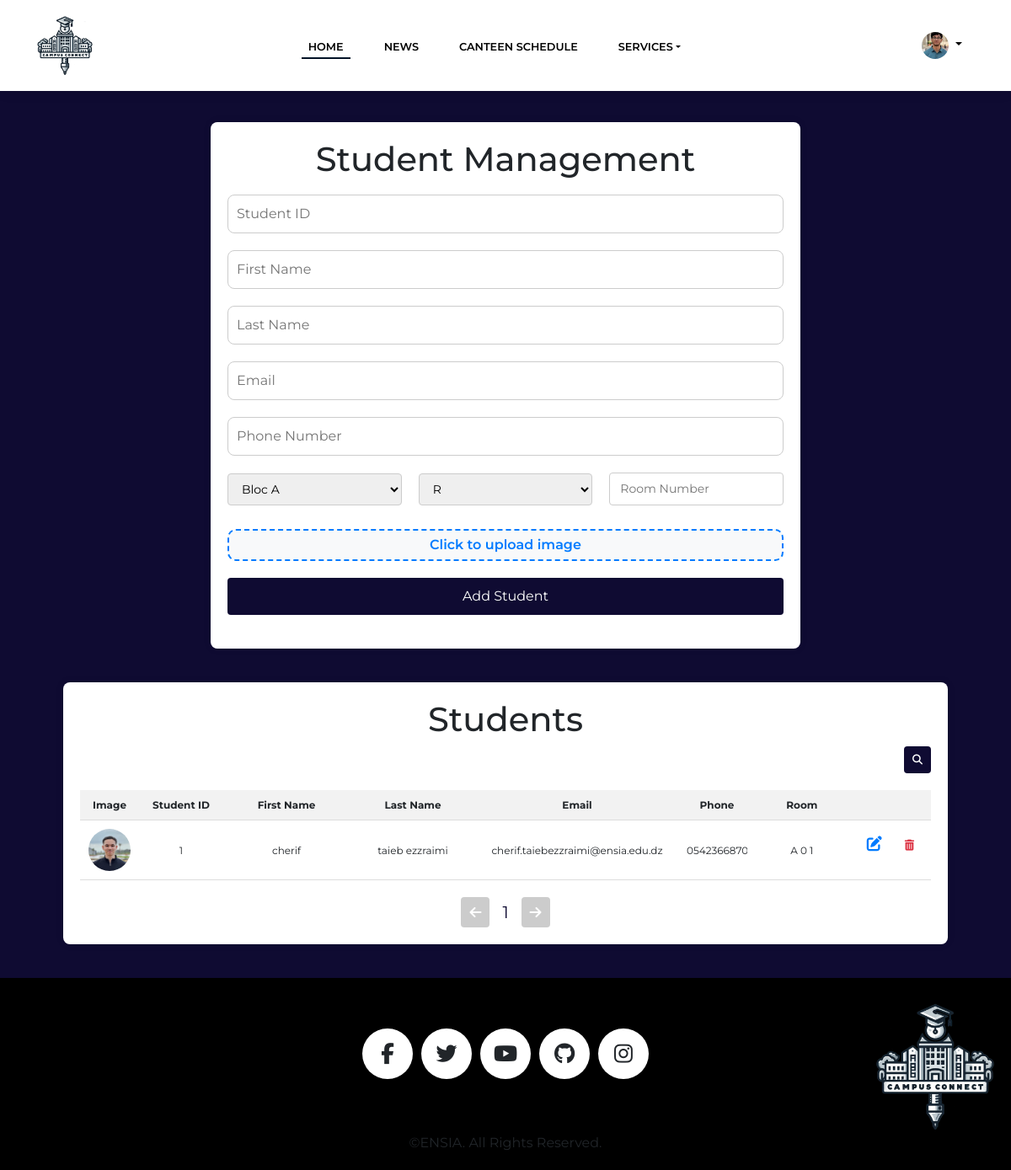
Screenshot of /crudstud.php (signed in) with the database file from the repository.
### tables this page shows
CREATE TABLE `employee` (
  `Id` varchar(255) NOT NULL,
  `firstName` varchar(100) NOT NULL,
  `lastName` varchar(100) NOT NULL,
  `Email` varchar(255) NOT NULL,
  `Role` varchar(50) NOT NULL,
  `Password` varchar(255) NOT NULL,
  `img_path` varchar(1000) NOT NULL,
  `Phone` varchar(50) DEFAULT NULL
);

CREATE TABLE `student` (
  `Id` varchar(255) NOT NULL,
  `firstName` varchar(100) NOT NULL,
  `lastName` varchar(100) NOT NULL,
  `Email` varchar(255) NOT NULL,
  `Password` varchar(255) NOT NULL,
  `roomId` int(11) DEFAULT NULL,
  `img_path` varchar(200) NOT NULL,
  `phone` varchar(50) DEFAULT NULL
);

CREATE TABLE `block` (
  `Id` int(11) NOT NULL,
  `blockName` varchar(100) NOT NULL
);

CREATE TABLE `floor` (
  `Id` int(11) NOT NULL,
  `FloorNumber` int(11) NOT NULL,
  `BlockID` int(11) NOT NULL
);

CREATE TABLE `room` (
  `Id` int(11) NOT NULL,
  `FloorID` int(11) NOT NULL,
  `RoomNumber` int(11) NOT NULL,
  `blockid` int(11) NOT NULL
);

### crudstud.php (the view, shortened to what this page needs)
<?php
require 'headerAdmin.php';
$query = "SELECT s.Id, s.firstName, s.lastName, s.Email, s.phone, s.img_path,
          b.blockName, f.FloorNumber, r.RoomNumber
          FROM student s
          LEFT JOIN room r ON s.roomId = r.Id
          LEFT JOIN floor f ON r.FloorID = f.Id
          LEFT JOIN block b ON f.BlockID = b.Id";
$result = $conn->query($query);
?>
<!DOCTYPE html>
<html data-bs-theme="light" lang="en">
<head>
    <link rel="stylesheet" href="assets/bootstrap/css/bootstrap.min.css">
    <link rel="stylesheet" href="assets/fonts/simple-line-icons.min.css">
    <link rel="stylesheet" href="assets/css/styles.css">
    <link rel="stylesheet" href="assets/css/crud.css">
    <link rel="stylesheet" href="https://cdnjs.cloudflare.com/ajax/libs/font-awesome/6.6.0/css/all.min.css" />
</head>
<body>
    <div class="container2">
        <h1>Student Management</h1>
        <form action="addstud.php" method="post" class="student-form" id="student" enctype="multipart/form-data">
    <input type="text" placeholder="Student ID" name="StudentID" id="ID">
    <input type="text" placeholder="First Name" name="firstName">
    <input type="text" placeholder="Last Name" name="lastName">
    <input type="text" placeholder="Email" name="email">
    <input type="tel" placeholder="Phone Number" name="phone">
    <div class="room-group">
        <select name="bloc">
            <option value="A" selected>Bloc A</option>
        </select>
        <select name="floor">
            <option value="0">R</option>
        </select>
        <input type="number" name="room" placeholder="Room Number" min="1" max="100">
    </div>
    <div class="form-group mt-2">
        <label for="file" class="custom-file-upload">
            <div class="text" id="upload-text">
                <span>Click to upload image</span>
            </div>
        </label>
    </div>
    <button type="submit" class="btn_submit" id="student">Add Student</button>
</form>
    </div>
    <div class="container3">
        <table>
            <h1>Students</h1>
            <div class="search-container">
                <button type="button" class="search-icon"><i class="fas fa-search"></i></button>
            </div>
            <thead>
                <tr>
                    <th>Image</th>
                    <th>Student ID</th>
                    <th>First Name</th>
                    <th>Last Name</th>
                    <th>Email</th>
                    <th>Phone</th>
                    <th>Room</th>
                    <th></th>
                </tr>
            </thead>
            <tbody id="student-table-body">
                <?php while ($student = $result->fetch_assoc()) : ?>
                <tr>
                    <td><img src="<?php echo htmlspecialchars($student['img_path']); ?>" alt="Student Image" class="student-img"></td>
                    <td><input type="text" class="tableinput idinput" value="<?php echo htmlspecialchars($student['Id']); ?>" disabled></td>
                    <td><input type="text" class="tableinput name" value="<?php echo htmlspecialchars($student['firstName']); ?>" disabled></td>
                    <td><input type="text" class="tableinput name Lname" value="<?php echo htmlspecialchars($student['lastName']); ?>" disabled></td>
                    <td><input type="text" class="tableinput emailinput" value="<?php echo htmlspecialchars($student['Email']); ?>" disabled></td>
                    <td><input type="text" class="tableinput phone" value="<?php echo htmlspecialchars($student['phone']); ?>" disabled></td>
                    <td><input type="text" class="tableinput roominput" value="<?php echo htmlspecialchars($student['blockName']) . ' ' . htmlspecialchars($student['FloorNumber']) . ' ' . htmlspecialchars($student['RoomNumber']); ?>" disabled></td>
                    <td>
                        <div class="button-container">
                            <a href="editstud.php?userId=<?php echo htmlspecialchars($student['Id']); ?>" class="btn edit"><i class="fas fa-edit"></i></a>
                            <form action="deletestud.php" method="POST" onsubmit="return confirm('Are you sure you want to delete this student?')">
                                <button type="submit" id="deleteButton" class="delete"><i class="fas fa-trash-alt"></i></button>
                            </form>
                        </div>
                    </td>
                </tr>
                <?php endwhile; ?>
            </tbody>
        </table>
        <div class="pagination">
            <button id="prevpage" disabled><i class="fas fa-arrow-left"></i></button>
            <span id="page-num">1</span>
            <button id="nextpage"><i class="fas fa-arrow-right"></i></button>
        </div>
    </div>
    <?php include 'footer.php' ?>
</body>
</html>

### headerAdmin.php (shortened to what this page needs)
<?php
$userid = $_SESSION['user']['Id'] ;
if ($userid && $_SESSION['user']['isStud'] === false) {
    require 'db_connection.php';
    $stmt = $conn->prepare("SELECT img_path FROM employee WHERE Id = ?");
    $stmt->bind_param("i", $userid);
    $stmt->execute();
    $result = $stmt->get_result();
    $user = $result->fetch_assoc();
    if ($user && isset($user['img_path'])) {
        $imgPath = $user['img_path'];
    }
}else {
    die("you are student hhhhh");
}
?>
<header>
    <nav class="navbar navbar-expand-lg fixed-top bg-body clean-navbar">
        <div class="container">
            <a class="navbar-brand-logo" href="#">
                <img class="logo_img" src="assets/img/logo.png" alt="Brand Logo">
            </a>
            <div class="collapse navbar-collapse" id="navcol-1">
    <ul class="navbar-nav mx-auto">
        <?php if ($_SESSION['user']['Role'] === 'Admin'): ?>
            <li class="nav-item active"><a class="nav-link" href="AdminHome.php">Home</a></li>
            <li class="nav-item"><a class="nav-link" href="AdminNews.php">News</a></li>
            <li class="nav-item"><a class="nav-link" href="CanteenManagement.php">Canteen Schedule</a></li>
            <li class="nav-item dropdown">
                <a class="nav-link dropdown-toggle" href="#" id="servicesDropdown" Role="button" data-bs-toggle="dropdown" aria-expanded="false">Services</a>
            </li>
        <?php elseif ($_SESSION['user']['Role'] === 'Chef'): ?>
            <li class="nav-item"><a class="nav-link" href="CanteenManagement.php">Canteen Schedule</a></li>
            <li class="nav-item"><a class="nav-link" href="lostfound.php">Lost&Found items</a></li>
        <?php elseif ($_SESSION['user']['Role'] === 'Housing'): ?>
            <li class="nav-item"><a class="nav-link" href="roomRequests.php">Room Requests</a></li>
            <li class="nav-item"><a class="nav-link" href="lostfound.php">Lost&Found items</a></li>
        <?php elseif ($_SESSION['user']['Role'] === 'Maintenance'): ?>
            <li class="nav-item"><a class="nav-link" href="ReceivingIssues.php">Manage Issues</a></li>
            <li class="nav-item"><a class="nav-link" href="lostfound.php">Lost&Found items</a></li>
        <?php endif; ?>
    </ul>
    <div class="dropdown d-none d-lg-block me-3">
        <a href="#" class="d-block link-body-emphasis text-decoration-none dropdown-toggle" data-bs-toggle="dropdown" aria-expanded="false">
            <img src="<?php echo htmlspecialchars($imgPath); ?>" alt="mdo" width="32" height="32" class="rounded-circle">
        </a>
    </div>
</div>
    </nav>
</header>

### assets/css/styles.css (style rules this page uses)
body { padding-top:125px; }
.nav-link { text-decoration: none; color: #000; position: relative; padding-bottom: 5px; background-image: linear-gradient(to right, #001226 0%, #001226 100%); background-size: 0% 2px; background-position: left bottom; background-repeat: no-repeat; transition: background-size 0.4s ease; }
.nav-item.active .nav-link { background-size: 100% 2px; }
.logo_img { height: 70px; width:70px; }
button { padding: 10px; background-color: #0f0b32; color: white ; border: none; border-radius: 4px; cursor: pointer ; transition: background-color 0.3s ease ; }

### assets/css/crud.css (style rules this page uses)
body { background-color: #0f0b32; }
.container2 { max-width: 700px; margin: auto; background: white; padding: 20px; margin-top: 20px; margin-bottom: 40px; border-radius: 8px; box-shadow: 0 0 10px rgba(0, 0, 0, 0.1); }
.container3 { max-width: 1050px; margin: auto; background: white; padding: 20px; margin-top: 20px; margin-bottom: 40px; border-radius: 8px; box-shadow: 0 0 10px rgba(0, 0, 0, 0.1); }
h1 { text-align: center; }
.student-form { display: flex; flex-direction: column; margin-bottom: 20px; background-color: #ffffffdb; }
.student-form input { margin: 10px 0; padding: 10px; border: 1px solid #ccc; border-radius: 8px; }
.student-form label { display: inline-block; padding: 5px; position: relative; }
input, select, textarea { padding: 10px; border: 1px solid #ccc; border-radius: 4px; width: 100%; transition: border-color 0.3s ease; }
.student-form button { margin-top: 20px; }
table { width: 100%; border-collapse: collapse; margin-top: 20px; overflow-x: auto; }
th, td { padding: 10px; text-align: center; border-bottom: 1px solid #ddd; font-size: 12px; }
th { background-color: #f2f2f2; }
.student-img { width: 50px; height: 50px; border-radius: 50%; object-fit: cover; }
.button-container { display: flex; justify-content: space-between; width: 100%; }
a.edit { color: #007bff; font-size: 18px; background: none; border: none; cursor: pointer; text-decoration: none; transition: transform 0.3s, color 0.3s; }
.delete { color: #dc3545; font-size: 18px; background: none; border: none; cursor: pointer; transition: transform 0.3s, color 0.3s; }
.custom-file-upload { display: flex; margin-top: 10px; flex-direction: column; align-items: center; justify-content: center; border: 2px dashed #007bff; padding: 20px; border-radius: 10px; cursor: pointer; transition: background-color 0.3s ease; background-color: #f8f9fa; text-align: center; width: 100%; }
.custom-file-upload .text span { font-size: 16px; color: #007bff; font-weight: 600; }
.tableinput { border: none; background: none; color: inherit; font: inherit; padding: 0; margin: 0; outline: none; text-align: center; width: 100%; box-sizing: border-box; }
.emailinput { width: 220px; }
.name { width: 130px }
.phone { width:72px; }
.idinput { width:80px; }
.search-container { display: flex; justify-content: flex-end; margin-bottom: 10px; position: relative; }
.search-icon { background-color:#0f0b32; border: none; font-size: 12px; cursor: pointer; display: inline-block; }
.pagination { display: flex; justify-content: center; margin-top: 20px; align-items: center; }
.pagination button { margin: 0 5px; background-color: #0f0b32; color: white; border: none; border-radius: 4px; padding: 10px; cursor: pointer; transition: background-color 0.3s ease; }
.pagination button:disabled { background-color: #ccc; cursor: not-allowed; }
.pagination span { font-size: 20px; margin: 0 10px; color: #0f0b32; }
.room-group { display: flex; align-items: center; gap: 20px; }
.room-group select, .room-group input { padding: 8px 12px; font-size: 14px; border: 1px solid #ccc; border-radius: 4px; }

### crudstud.php (style rules this page uses)
.delete { color: #dc3545; font-size: 13px; background: none; border: none; cursor: pointer; transition: transform 0.3s, color 0.3s; }

### rows the page displays
employee: img_path (picture)
student: img_path (picture), Id "1", firstName "cherif", lastName "taieb ezzraimi", Email "cherif.taiebezzraimi@ensia.edu.dz", phone "0542366870", roomId.RoomNumber "A 0 1"
